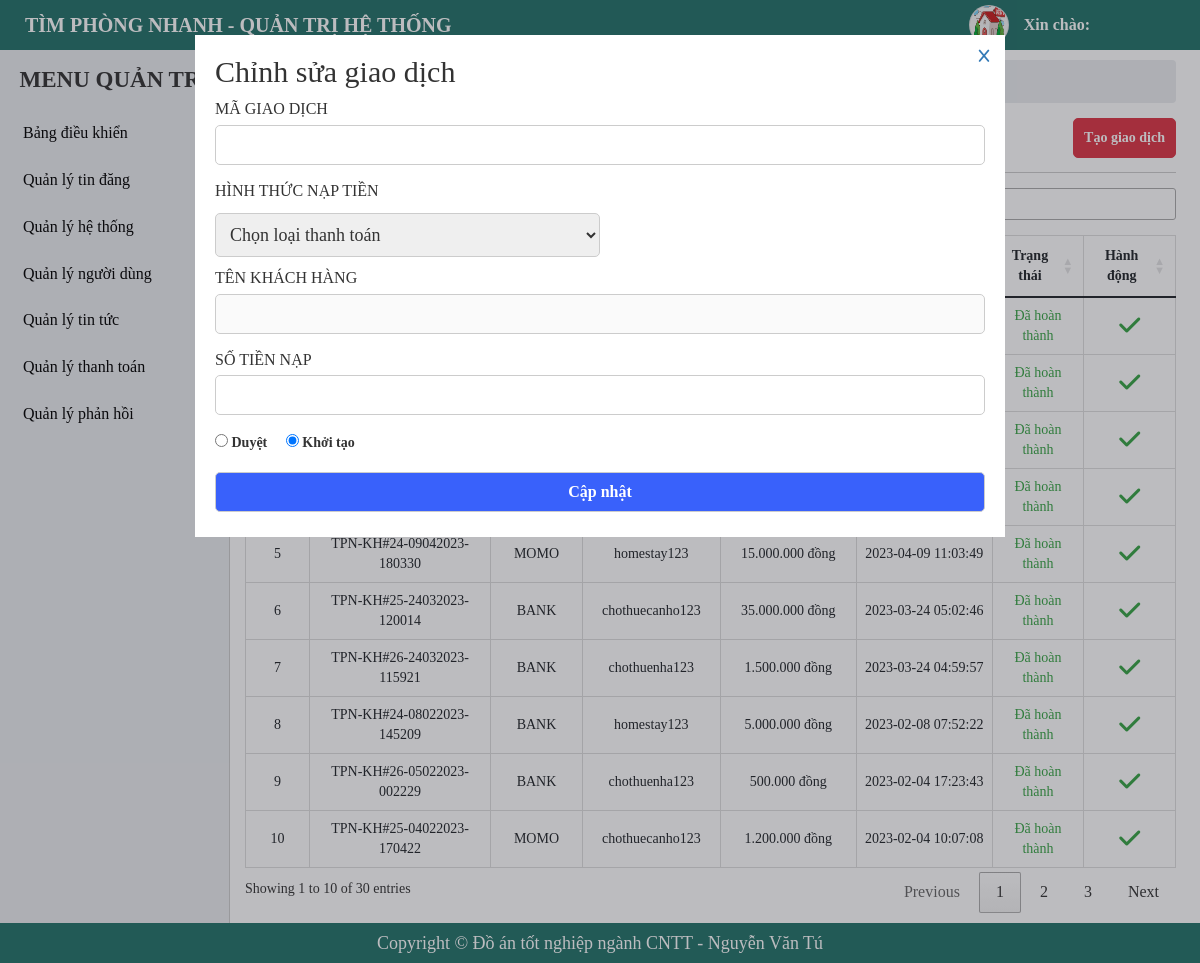
/admin/deposit-money-manager.php?id=161, run on the app's committed database.
### tables this page shows
CREATE TABLE `tbl_deposit_money` (
  `id` int(20) NOT NULL,
  `pay_code` varchar(255) NOT NULL,
  `pay_price` bigint(20) NOT NULL,
  `payments` varchar(255) NOT NULL,
  `user_id` bigint(20) NOT NULL,
  `status` tinyint(4) NOT NULL DEFAULT 0,
  `created_at` timestamp NOT NULL DEFAULT current_timestamp()
);

CREATE TABLE `tbl_user` (
  `id` bigint(20) NOT NULL,
  `fullname` varchar(255) NOT NULL,
  `username` varchar(255) NOT NULL,
  `password` varchar(255) NOT NULL,
  `email` varchar(255) NOT NULL,
  `phone` varchar(255) NOT NULL,
  `zalo` varchar(255) DEFAULT NULL,
  `address` varchar(255) DEFAULT NULL,
  `facebook` varchar(255) DEFAULT NULL,
  `avatar` varchar(255) DEFAULT NULL COMMENT 'ảnh đại diện',
  `balance` bigint(255) DEFAULT 0 COMMENT 'Số dư',
  `status` tinyint(4) NOT NULL DEFAULT 1 COMMENT 'trạng thái',
  `created_at` timestamp NOT NULL DEFAULT current_timestamp(),
  `created_ad` timestamp NOT NULL DEFAULT current_timestamp()
);

### admin/deposit-money-manager.php (the view, shortened to what this page needs)
<?php
    include './include/connect.php';
    $queryDep = $conn->prepare("SELECT dep.*, us.username FROM tbl_deposit_money dep JOIN tbl_user us ON us.id = dep.user_id ORDER BY dep.status ASC, dep.created_at DESC");
    $queryDep->execute();
    $resultsDep = $queryDep->fetchAll(PDO::FETCH_OBJ);
    $updateId = isset($_GET['id'])?$_GET['id']:'';
    if($updateId){
        $queryUpdate = $conn->prepare("SELECT dep.*, us.username FROM tbl_deposit_money dep JOIN tbl_user us ON us.id = dep.user_id WHERE dep.id = $updateId");
        $queryUpdate->execute();
        $resultsUpdate = $queryUpdate->fetch(PDO::FETCH_OBJ);
    }
?>
<!DOCTYPE html>
<html lang="en">
<head>
    <?php include('include/link-css.php');?>
</head>
<body>
    <?php
     include('include/header.php');
    ?>
    <div id="main">
        <?php
        include('include/sidebar.php');
        ?>
        <div id="main-right">
            <nav aria-label="breadcrumb">
                <ol class="breadcrumb">
                    <li class="breadcrumb-item"><a href="#">Trang quản trị</a></li>
                    <li class="breadcrumb-item"><a href="#">Quản lý hệ thống</a></li>
                    <li class="breadcrumb-item active" aria-current="page">Quản lý nạp tiền</li>
                </ol>
            </nav>
            <section class="main-right-title">
                <div class="form-title">
                    <h1>Quản lý nạp tiền</h1>
                </div>
                <div class="account-btn">
                    <button class="btn btn-post btn-add">Tạo giao dịch</button>
                </div>
            </section>
            <div class="main-right-table">
                <table class="table table-bordered table-post-list" id = "table-manage">
                    <thead>
                        <tr>
                            <th style="width: 5%;" >STT</th>
                            <th style="width: 20%;" >Mã giao dịch</th>
                            <th style="width: 10%;" >Hình thức</th>
                            <th style="width: 15%;" >Khách hàng</th>
                            <th style="width: 15%;" >Số tiền</th>
                            <th style="width: 15%;" >Ngày thực hiện</th>
                            <th style="width: 10%;" >Trạng thái</th>
                            <th style="width: 10%;" >Hành động</th>
                        </tr>
                    </thead>
                    <tbody >
                        <?php foreach ($resultsDep as $key => $value) { ?>
                            <tr>
                                <td><?php echo $key+1 ?></td>
                                <td>
                                    <p><?php echo $value -> pay_code ?></p>
                                </td>
                                <td>
                                    <p><?php echo $value ->payments ?></p>
                                </td>
                                <td>
                                    <p><?php echo $value -> username ?></p>
                                </td>
                                <td>
                                <div class="post_price">
                                        <?php
                                            $tien = (int) $value->pay_price;
                                            $bien = number_format($tien,0,",",".");
                                            echo $bien." đồng";
                                        ?>
                                    </div>
                                </td>
                                <td>
                                    <p><?php echo $value -> created_at ?></p>
                                </td>
                                <td>
                                    <?php if( $value -> status == 1){ ?>
                                        <p style = "color: #37a344;" >Đã hoàn thành</p>
                                    <?php }else{ ?>
                                        <p style = "color: red;">Khởi tạo</p>
                                    <?php } ?>
                                </td>
                                <td>
                                    <?php if( $value -> status == 1){ ?>
                                        <p class="btn-setting btn-edit" style = "color: #37a344;"><i class="fa-solid fa-check"></i></p>
                                    <?php } ?>
                                </td>
                            </tr>
                        <?php } ?>
                    </tbody>
                </table>
            </div>
        </div>
        <?php if(isset($_GET['id'])){?>
        <div class="form-act form-animation" style ="display: block;">
            <div class="form-act-edit">
                <div class="form-close">
                    <a href="./deposit-money-manager.php"><i class="fa-solid fa-x"></i></a>
                </div>
                <form action="" method="post">
                    <h2>Chỉnh sửa giao dịch</h2>
                    <div class="form-contact form-validator ">
                        <lable class="contact-title">Mã giao dịch</lable>
                        <input type="text" name="pay_code"  id="pay_code" value = "<?php echo $resultsUpdate->pay_code ?>">
                    </div>
                    <div class="form-contact form-validator ">
                        <p class="contact-title">Hình thức nạp tiền</p>
                        <select  class="autobox form-focus boder-ra-5" name = "payments" id="payments" style="width: 50% ">
                            <option value="">Chọn loại thanh toán</option>
                        </select>
                    </div>
                    <div class="form-contact form-validator ">
                        <lable class="contact-title">Tên khách hàng</lable>
                        <input type="text" name="username"  id="username"  value = "<?php echo $resultsUpdate->username ?>" disabled>
                    </div>
                    <div class="form-contact form-validator ">
                        <lable class="contact-title">Số tiền nạp</lable>
                        <input type="number" name="price"  id=""  value = "<?php echo $resultsUpdate->pay_price ?>">
                    </div>
                    <div class="status" style = "margin-top: 10px;">
                        <label style = "margin-right: 15px;">
                            <input type="radio" name="status" id="" value ="1" <?php if($resultsUpdate->status == 1) echo  "checked = 'Checked'" ?>> Duyệt
                        </label>
                        <label>
                            <input type="radio" name="status" value ="0" <?php if($resultsUpdate->status == 0) echo  "checked = 'Checked'" ?> id="" > Khởi tạo
                        </label>
                    </div>
                    <div class="form-contact form-validator" id = "btn-submit">
                        <input type="submit" name ="update-form" value="Cập nhật" class="btn update-form " id = "update-form">
                    </div>
                </form>
            </div>
        </div>
        <?php }?>
    </div>
    <?php include('include/footer.php');?>
</body>
</html>

### admin/css/style.css (style rules this page uses)
* { margin: 0; padding: 0; box-sizing: border-box; font-family: "MS Mincho"; }
a, a:hover { text-decoration: none; transition: all 0.3s ease-in-out 0s; -moz-transition: all 0.3s ease-in-out 0s; -o-transition: all 0.3s ease-in-out 0s; -webkit-transition: all 0.3s ease-in-out 0s; -ms-transition: all 0.3s ease-in-out 0s; }
.btn { height: 40px; border-radius: 5px; border: 1px solid #3961fb; background: #3961fb; font-weight: 700; color: #fff; display: inline-flex; align-items: center; justify-content: center; text-decoration: none; cursor: pointer; padding: 0 10px; margin: 5px 0; }
body { height: 100%; }
#main-right { padding: 60px 24px 50px 245px; }
#main-right .breadcrumb { background-color: #eaecef; padding: 10px 20px; margin-bottom: 0; }
#main-right li, #main-right a { font-size: 16px; }
.main-right-title { display: flex; justify-content: space-between; border-bottom: 1px solid #ccc; margin-bottom: 15px; }
.form-title { margin: 15px 0; }
.form-title h1 { font-weight: 700; }
.account-btn { display: flex; justify-content: center; align-items: center; }
.btn-post { color: #fff; background-color: #dc3545; border-color: #dc3545; margin-left: 6px; }
#main-right .table-bordered th, .table-bordered td { text-align: center; font-size: 14px; }
.main-right-table .table-post-list { border-collapse: collapse; }
.table-post-list td { vertical-align: middle !important; white-space: normal; }
.table-post-list .btn-setting { margin: 0 5px; font-size: 24px !important; }
.form-act { position: fixed; top: 0; bottom: 0; right: 0; left: 0; background-color: rgba(33, 33, 45, 0.3); z-index: 999; display: none; }
.form-act-edit { margin-top: 35px; padding: 20px; width: 810px; background-color: rgba(255, 255, 255, 1); position: relative; left: 50%; transform: translate(-50%); }
.form-close { position: absolute; top: 0; right: 0; cursor: pointer; padding: 12px; }
.form-close i { width: 18px; height: 18px; line-height: 18px; text-align: center; }
.form-contact { margin-top: 10px; }
.form-contact .contact-title { font-size: 16px; text-transform: uppercase; margin: 10px 0; }
.form-contact input { font-size: 16px; width: 100%; height: 40px; border-radius: 5px; padding: 0 10px; border: 1px solid #ccc; outline-color: #41ff00; margin: 4px 0 5px; }
.form-contact select { width: 50%; border: 1px solid #ccc; border-radius: 5px; padding: 10px; font-size: 18px; outline: none; }
.boder-ra-5 { border: 1px solid #ccc; border-radius: 5px; }

### data on the page
tbl_deposit_money: status "Đã hoàn thành"
tbl_deposit_money: status "Đã hoàn thành"
tbl_deposit_money: status "Đã hoàn thành"
tbl_deposit_money: status "Đã hoàn thành"
tbl_deposit_money: pay_code "TPN-KH#24-09042023-180330", payments "MOMO", user.username "homestay123", pay_price "15.000.000", created_at "2023-04-09 11:03:49", status "Đã hoàn thành"
tbl_deposit_money: pay_code "TPN-KH#25-24032023-120014", payments "BANK", user.username "chothuecanho123", pay_price "35.000.000", created_at "2023-03-24 05:02:46", status "Đã hoàn thành"
tbl_deposit_money: pay_code "TPN-KH#26-24032023-115921", payments "BANK", user.username "chothuenha123", pay_price "1.500.000", created_at "2023-03-24 04:59:57", status "Đã hoàn thành"
tbl_deposit_money: pay_code "TPN-KH#24-08022023-145209", payments "BANK", user.username "homestay123", pay_price "5.000.000", created_at "2023-02-08 07:52:22", status "Đã hoàn thành"
tbl_deposit_money: pay_code "TPN-KH#26-05022023-002229", payments "BANK", user.username "chothuenha123", pay_price "500.000", created_at "2023-02-04 17:23:43", status "Đã hoàn thành"
tbl_deposit_money: pay_code "TPN-KH#25-04022023-170422", payments "MOMO", user.username "chothuecanho123", pay_price "1.200.000", created_at "2023-02-04 10:07:08", status "Đã hoàn thành"
